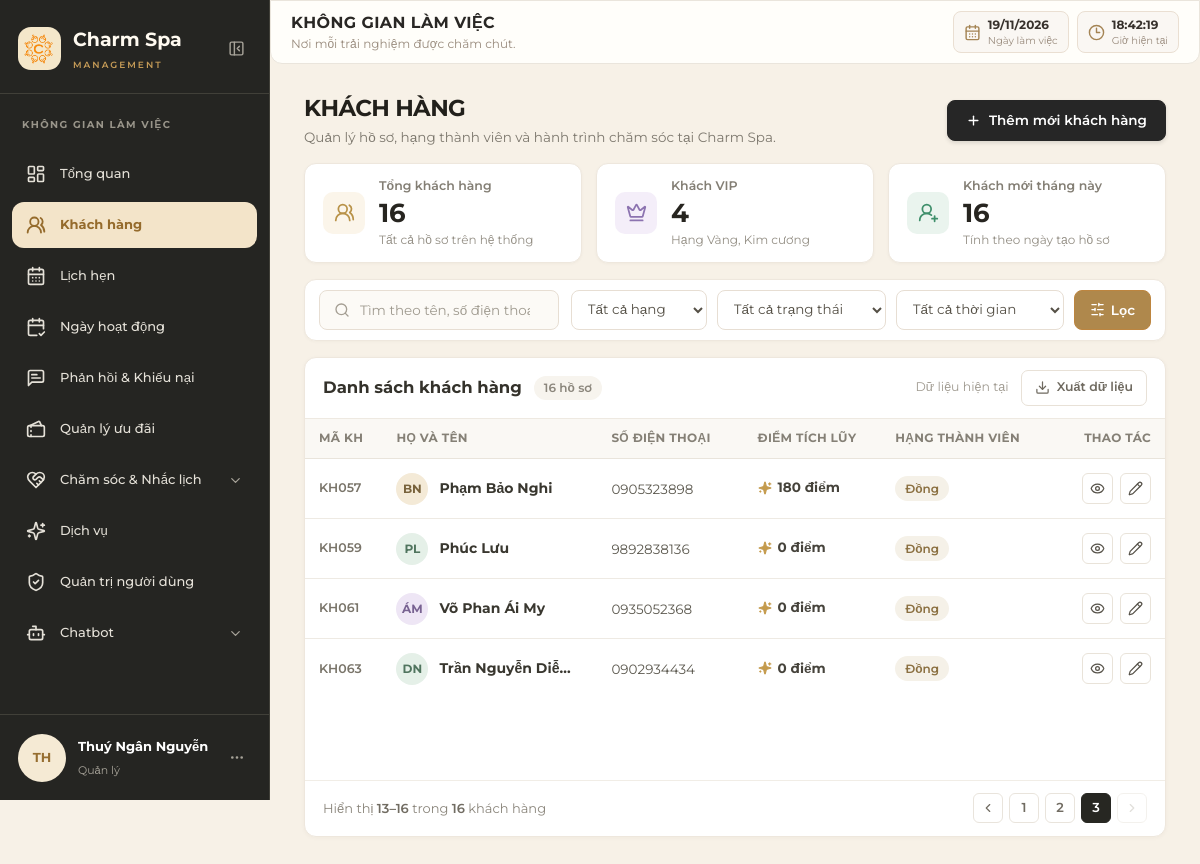
/customer/staff/customer_list/?page=3 (signed in), run on an earlier commit of the app's database.
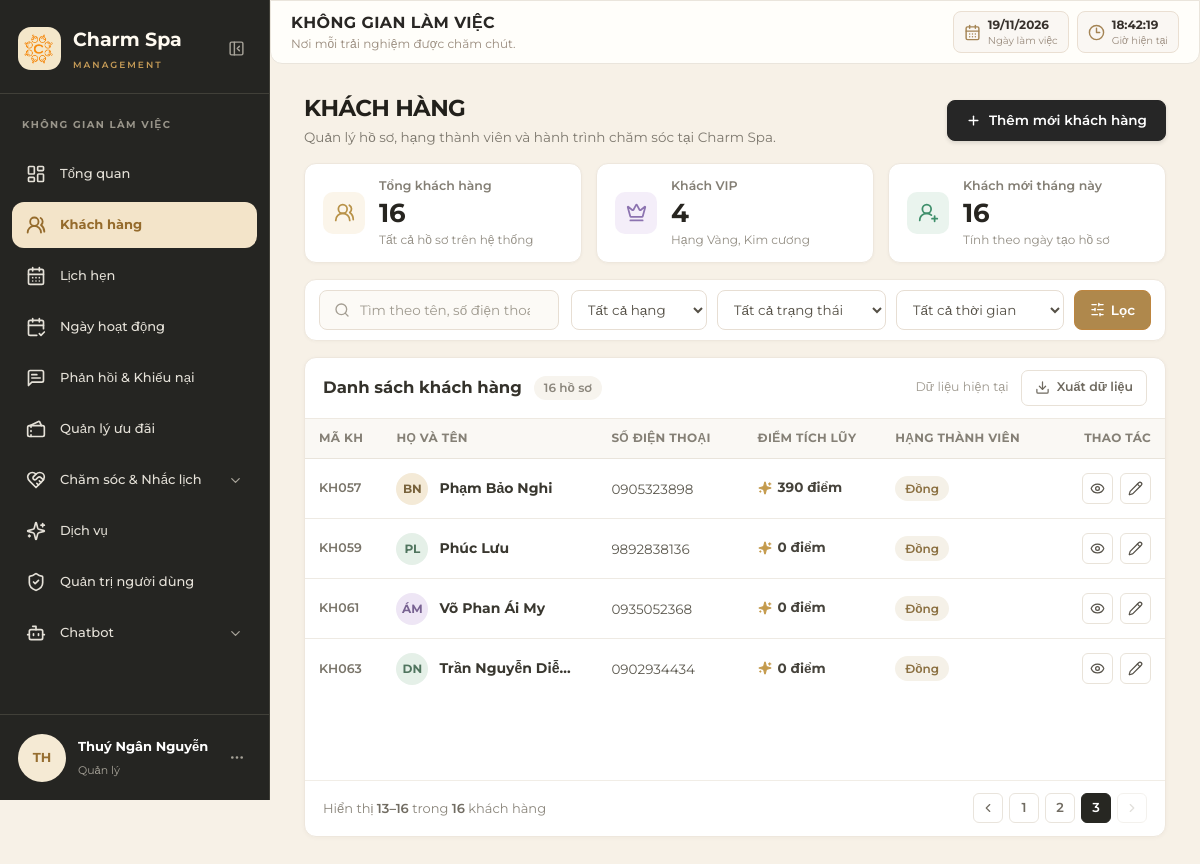
And on a later commit of the database.
### customers/models.py (models this page shows, shortened)
class KhachHang(models.Model):
    ma_kh = models.CharField(max_length=20, primary_key=True, verbose_name="Mã khách hàng")
    ma_tk = models.OneToOneField(TaiKhoan, on_delete=models.CASCADE, null=True, blank=True, verbose_name="Tài khoản", related_name="ho_so_khach_hang")
    ma_tv = models.ForeignKey(HangThanhVien, on_delete=models.SET_NULL, null=True, blank=True, verbose_name="Hạng thành viên")
    ho_ten = models.CharField(max_length=100, verbose_name="Họ và tên")
    ngay_sinh = models.DateField(null=True, blank=True, verbose_name="Ngày sinh")
    gioi_tinh = models.CharField(max_length=10, choices=[("Nam", "Nam"), ("Nữ", "Nữ"), ("Khác", "Khác")], null=True, blank=True, verbose_name="Giới tính")
    diem_tich_luy_kh = models.IntegerField(default=0, verbose_name="Điểm tích lũy")
    class Meta:
        db_table = "KHACH_HANG"
        verbose_name = "Khách hàng"
        verbose_name_plural = "Quản lý khách hàng"

class HangThanhVien(models.Model):
    ma_tv = models.CharField(max_length=10, primary_key=True, verbose_name="Mã hạng thành viên")
    ten_hang = models.CharField(max_length=20, unique=True, verbose_name="Tên hạng")
    diem_toi_thieu = models.IntegerField(default=0, verbose_name="Điểm tối thiểu")
    diem_toi_da = models.IntegerField(null=True, blank=True, verbose_name="Điểm tối đa")
    ty_le_giam_gia = models.DecimalField(max_digits=5, decimal_places=2, verbose_name="Tỷ lệ giảm giá (%)")
    mo_ta_uu_dai = models.TextField(null=True, blank=True, verbose_name="Mô tả ưu đãi")
    class Meta:
        db_table = "HANG_THANH_VIEN"
        verbose_name = "Hạng thành viên"
        verbose_name_plural = "Quản lý hạng thành viên"

### accounts/models.py (models this page shows, shortened)
class TaiKhoan(models.Model):
    ma_tk = models.CharField(max_length=10, primary_key=True, verbose_name="Mã tài khoản")
    user = models.OneToOneField(settings.AUTH_USER_MODEL, on_delete=models.PROTECT, related_name="thong_tin_tai_khoan",
                                verbose_name="Tài khoản đăng nhập")
    so_dien_thoai = models.CharField(max_length=15, unique=True, verbose_name="Số điện thoại")
    vai_tro = models.CharField(max_length=20, choices=ROLE_CHOICES, verbose_name="Vai trò")
    ngay_tao = models.DateTimeField(auto_now_add=True, verbose_name="Ngày tạo")
    ngay_cap_nhat = models.DateTimeField(auto_now=True, verbose_name="Ngày cập nhật")
    class Meta:
        db_table = "TAI_KHOAN"
        verbose_name = "Tài khoản"
        verbose_name_plural = "Quản lý tài khoản"

### customers/views.py (the view, shortened to what this page needs)
# urls.py: path('staff/customer_list/', views.staff_customer_list_view, name='staff_customer_list'),
@login_required(login_url='/accounts/dang_nhap/')
@user_passes_test(is_staff_user, login_url='/home/customer/')
def staff_customer_list_view(request):
    today = timezone.localdate()
    query = request.GET.get('q', '').strip()
    hang = request.GET.get('hang', '').strip()
    trang_thai = request.GET.get('trang_thai', '').strip()
    ngay_tham_gia = request.GET.get('ngay_tham_gia', '').strip()
    if trang_thai not in ['hoat_dong', 'da_khoa']:
        trang_thai = ''
    valid_ngay_tham_gia = ['1_tuan', '2_tuan', '1_thang', '30_ngay', '2_thang', '60_ngay', 'thang_nay']
    if ngay_tham_gia not in valid_ngay_tham_gia:
        ngay_tham_gia = ''
    khach_hang_list = KhachHang.objects.select_related(
        'ma_tk',
        'ma_tk__user',
        'ma_tv',
    ).all()
    if hang:
        khach_hang_list = khach_hang_list.filter(ma_tv_id=hang)
    if trang_thai == 'hoat_dong':
        khach_hang_list = khach_hang_list.filter(
            ma_tk__user__is_active=True
        )
    elif trang_thai == 'da_khoa':
        khach_hang_list = khach_hang_list.filter(
            ma_tk__user__is_active=False
        )
    dau_thang = today.replace(day=1)
    if ngay_tham_gia == '1_tuan':
        tu_ngay = today - timedelta(days=7)
        khach_hang_list = khach_hang_list.filter(
            ma_tk__ngay_tao__date__gte=tu_ngay,
            ma_tk__ngay_tao__date__lte=today,
        )
    elif ngay_tham_gia == '2_tuan':
        tu_ngay = today - timedelta(days=14)
        khach_hang_list = khach_hang_list.filter(
            ma_tk__ngay_tao__date__gte=tu_ngay,
            ma_tk__ngay_tao__date__lte=today,
        )
    elif ngay_tham_gia in ['1_thang', '30_ngay']:
        tu_ngay = today - timedelta(days=30)
        khach_hang_list = khach_hang_list.filter(
            ma_tk__ngay_tao__date__gte=tu_ngay,
            ma_tk__ngay_tao__date__lte=today,
        )
    elif ngay_tham_gia in ['2_thang', '60_ngay']:
        tu_ngay = today - timedelta(days=60)
        khach_hang_list = khach_hang_list.filter(
            ma_tk__ngay_tao__date__gte=tu_ngay,
            ma_tk__ngay_tao__date__lte=today,
        )
    elif ngay_tham_gia == 'thang_nay':
        khach_hang_list = khach_hang_list.filter(
            ma_tk__ngay_tao__date__gte=dau_thang,
            ma_tk__ngay_tao__date__lte=today,
        )
    tong_khach_hang = KhachHang.objects.count()
    khach_vip = KhachHang.objects.filter(
        Q(ma_tv__ten_hang__icontains='Vàng')
        | Q(ma_tv__ten_hang__icontains='Kim cương')
    ).count()
    khach_moi_thang_nay = KhachHang.objects.filter(
        ma_tk__ngay_tao__date__gte=dau_thang,
        ma_tk__ngay_tao__date__lte=today,
    ).count()
    paginator = Paginator(khach_hang_list, 6)
    page_obj = paginator.get_page(request.GET.get('page'))
    for kh in page_obj.object_list:
        kh.avatar_initials = _get_customer_initials(kh.ho_ten)
        kh.tier_slug = (
            slugify(kh.ma_tv.ten_hang)
            if kh.ma_tv else 'moi'
        )
        kh.points_display = _format_number_vn(
            kh.diem_tich_luy_kh or 0
        )
    query_params = request.GET.copy()
    query_params.pop('page', None)
    query_params.pop('export', None)
    if 'trang_thai' in query_params and query_params['trang_thai'] not in ['hoat_dong', 'da_khoa']:
        query_params.pop('trang_thai', None)
    if 'ngay_tham_gia' in query_params and query_params['ngay_tham_gia'] not in valid_ngay_tham_gia:
        query_params.pop('ngay_tham_gia', None)
    pagination_query = query_params.urlencode()
    export_params = request.GET.copy()
    export_params.pop('page', None)
    export_params['export'] = 'csv'
    if 'trang_thai' in export_params and export_params['trang_thai'] not in ['hoat_dong', 'da_khoa']:
        export_params.pop('trang_thai', None)
    if 'ngay_tham_gia' in export_params and export_params['ngay_tham_gia'] not in valid_ngay_tham_gia:
        export_params.pop('ngay_tham_gia', None)
    export_url = '?' + export_params.urlencode()
    current_page = page_obj.number
    total_pages = paginator.num_pages
    page_items = []
    if total_pages <= 5:
        for number in range(1, total_pages + 1):
            page_items.append({
                'number': number,
                'current': number == current_page,
            })
    context = {
        'khach_hang_list': page_obj.object_list,
        'page_obj': page_obj,
        'hang_list': HangThanhVien.objects.order_by(
            'diem_toi_thieu'
        ),
        'tong_khach_hang_display': _format_number_vn(
            tong_khach_hang
        ),
        'khach_vip_display': _format_number_vn(khach_vip),
        'khach_moi_thang_nay_display': _format_number_vn(
            khach_moi_thang_nay
        ),
        'query': query,
        'hang_selected': hang,
        'trang_thai_selected': trang_thai,
        'ngay_tham_gia_selected': ngay_tham_gia,
        'pagination_query': pagination_query,
        'page_items': page_items,
        'export_url': export_url,
        'showing_start': (
            page_obj.start_index() if paginator.count else 0
        ),
        'showing_end': (
            page_obj.end_index() if paginator.count else 0
        ),
        'filtered_count_display': _format_number_vn(
            paginator.count
        ),
    }
    return render(
        request,
        'customer/staff_customer_list.html',
        context,
    )

### accounts/models.py (called while the page is built)
def normalize_role(value):
    value = (value or "").strip()
    return value if value in dict(ROLE_CHOICES) else None

def get_user_role(user):
    if user is None or not getattr(user, "is_authenticated", False):
        return None
    if user.is_superuser:
        return None
    try:
        tai_khoan = user.thong_tin_tai_khoan
    except ObjectDoesNotExist:
        tai_khoan = None
    if tai_khoan is not None:
        return normalize_role(tai_khoan.vai_tro) or ROLE_CUSTOMER
    return ROLE_CUSTOMER

def is_staff_portal_user(user):
    return get_user_role(user) in (ROLE_MANAGER, ROLE_STAFF)

### customers/views.py (called while the page is built)
def is_staff_user(user):
    return is_staff_portal_user(user)

def _format_number_vn(value):
    return f"{value:,}".replace(",", ".")

def _get_customer_initials(full_name):
    words = (full_name or "").strip().split()
    if not words:
        return "KH"
    if len(words) == 1:
        return words[0][:2].upper()
    return (words[-2][0] + words[-1][0]).upper()

### templates/customer/staff_customer_list.html (shortened to what the changed rows need)
{% extends "layouts/staff_base.html" %}
{% load static %}
{% block extra_css %}
    <link rel="stylesheet" href="{% static 'css/customers/staff_customer.css' %}?v=20261118_v8">
{% endblock %}
{% block content %}
<section class="customer-page">
    <div class="customer-page-heading">
        <div>
            <h1>KHÁCH HÀNG</h1>
        </div>
    </div>
    <section class="customer-table-card">
        <div class="customer-table-heading">
            <div class="customer-table-title">
                <h2>Danh sách khách hàng</h2>
            </div>
        </div>
        <div class="customer-table-scroll">
            <table class="customer-table">
                <thead>
                    <tr>
                        <th class="col-code">Mã KH</th>
                        <th class="col-name">Họ và tên</th>
                        <th class="col-phone">Số điện thoại</th>
                        <th class="col-points">Điểm tích lũy</th>
                        <th class="col-tier">Hạng thành viên</th>
                        <th class="col-actions">Thao tác</th>
                    </tr>
                </thead>
                <tbody>
                    {% for kh in khach_hang_list %}
                        <tr data-customer-row="{{ kh.ma_kh }}">
                            <td class="customer-code">{{ kh.ma_kh }}</td>
                            <td>
                                <div class="customer-name-cell">
                                    <span class="customer-avatar">{{ kh.avatar_initials }}</span>
                                    <span class="customer-full-name">{{ kh.ho_ten }}</span>
                                </div>
                            </td>
                            <td class="customer-phone">
                                {% if kh.ma_tk and kh.ma_tk.so_dien_thoai %}
                                    {{ kh.ma_tk.so_dien_thoai }}
                                {% else %}
                                    <span class="muted-dash">—</span>
                                {% endif %}
                            </td>
                            <td>
                                <span class="customer-points">
                                    <i data-lucide="sparkles"></i>
                                    {{ kh.points_display }} điểm
                                </span>
                            </td>
                            <td>
                                {% if kh.ma_tv %}
                                    <span class="customer-tier tier-{{ kh.tier_slug }}">{{ kh.ma_tv.ten_hang }}</span>
                                {% else %}
                                    <span class="customer-tier tier-moi">Thành viên mới</span>
                                {% endif %}
                            </td>
                            <td>
                                <div class="customer-row-actions">
                                    <a class="customer-icon-button"
                                       href="{% url 'staff_customer_detail' kh.ma_kh %}"
                                       title="Xem chi tiết"
                                       aria-label="Xem chi tiết">
                                        <i data-lucide="eye"></i>
                                    </a>
                                    <button type="button"
                                            class="customer-icon-button js-edit-customer-btn"
                                            data-ma-kh="{{ kh.ma_kh }}"
                                            data-update-url="{% url 'staff_customer_detail' kh.ma_kh %}"
                                            data-ho-ten="{{ kh.ho_ten }}"
                                            data-username="{% if kh.ma_tk and kh.ma_tk.user %}{{ kh.ma_tk.user.username }}{% endif %}"
                                            data-so-dien-thoai="{% if kh.ma_tk and kh.ma_tk.so_dien_thoai %}{{ kh.ma_tk.so_dien_thoai }}{% endif %}"
                                            data-email="{% if kh.ma_tk and kh.ma_tk.user and kh.ma_tk.user.email %}{{ kh.ma_tk.user.email }}{% endif %}"
                                            data-ngay-sinh="{% if kh.ngay_sinh %}{{ kh.ngay_sinh|date:'Y-m-d' }}{% endif %}"
                                            data-gioi-tinh="{{ kh.gioi_tinh|default:'' }}"
                                            data-hang="{% if kh.ma_tv %}{{ kh.ma_tv.ten_hang }}{% else %}Thành viên mới{% endif %}"
                                            data-diem="{{ kh.points_display }} điểm"
                                            title="Chỉnh sửa {{ kh.ho_ten }}"
                                            aria-label="Chỉnh sửa {{ kh.ho_ten }}">
                                        <i data-lucide="pencil"></i>
                                    </button>
                                </div>
                            </td>
                        </tr>
                    {% endfor %}
                </tbody>
            </table>
        </div>
    </section>
</section>
{% endblock %}

What changed in the data, as far as the page shows it:
changed KhachHang "Phạm Bảo Nghi": points_display "180" → "390"
